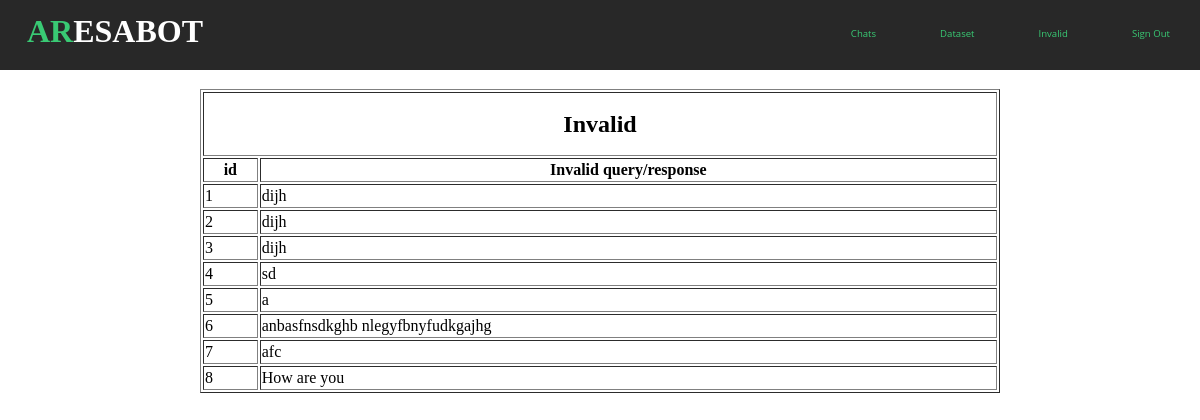
/invalid.php, run on the app's committed database.
### tables this page shows
CREATE TABLE `invalid` (
  `id` int(11) NOT NULL,
  `messages` varchar(255) NOT NULL
);

### invalid.php (the view, shortened to what this page needs)
<?php
include 'header.php';
?>
	<table align="center" border="1px" style="width: 800px;line-height: 20px">
		<tr>
			<th colspan="2"><h2>Invalid</h2></th>
		<tr>
			<th align="center">id</th>
			<th align="center">Invalid query/response</th>
			</tr>
		<?php
		require_once 'dbconfig/config.php';
		try {
		$sql = "SELECT id,messages FROM invalid";
		$stmt = $db->prepare($sql);
		$stmt->execute();
		if($stmt->rowCount() > 0){
			while ($row =$stmt->fetch(PDO::FETCH_ASSOC)) {
				echo "<tr><td>".$row["id"]."</td><td>".$row["messages"]."</td></tr>";
			}
			echo "</table>";
		}
		else{
			echo "0 result";
		}
	} catch (PDOException $e) {
		throw new Exception($e->getMessage());
	}
?>
</body>
</html>

### header.php (shortened to what this page needs)
<!DOCTYPE html>
<html lang="en">
<head>
	<link rel="stylesheet" href="navbar.css">
</head>
<body>
<header>
	<h1>AR<span>ESA<span>BOT</span></span></h1>
	<nav>
		<ul>
			<li><a href="adminlogin.php">Chats</a></li>
			<li><a href="qna.php">Dataset</a></li>
			<li><a href="invalid.php">Invalid</a></li>
			<li><a href="admin.php">Sign Out</a></li>
		</ul>
	</nav>
</header>

### navbar.css (style rules this page uses)
body,html { margin: 0; padding: 0; }
header { width: 100%; height: 70px; background-color: #282828; }
h1 { position: absolute; padding: 3px; float: left; margin-left: 2%; margin-top: 10px; font-family: 'Alfa Slab One',cursive; color: #39ca74; }
span { color: #ffffff; }
ul { width: auto; float: right; margin-top: 8px; }
li { display: inline-block; padding: 15px 30px; }
a { text-align: center; color: #39ca74; text-decoration: none; font-family: 'Open Sans',sans-serif; font-size: 0.8vw; }

### data on the page
invalid: id "1", messages "dijh"
invalid: id "2", messages "dijh"
invalid: id "3", messages "dijh"
invalid: id "4", messages "sd"
invalid: id "5", messages "a"
invalid: id "6", messages "anbasfnsdkghb nlegyfbnyfudkgajhg"
invalid: id "7", messages "afc"
invalid: id "8", messages "How are you"
